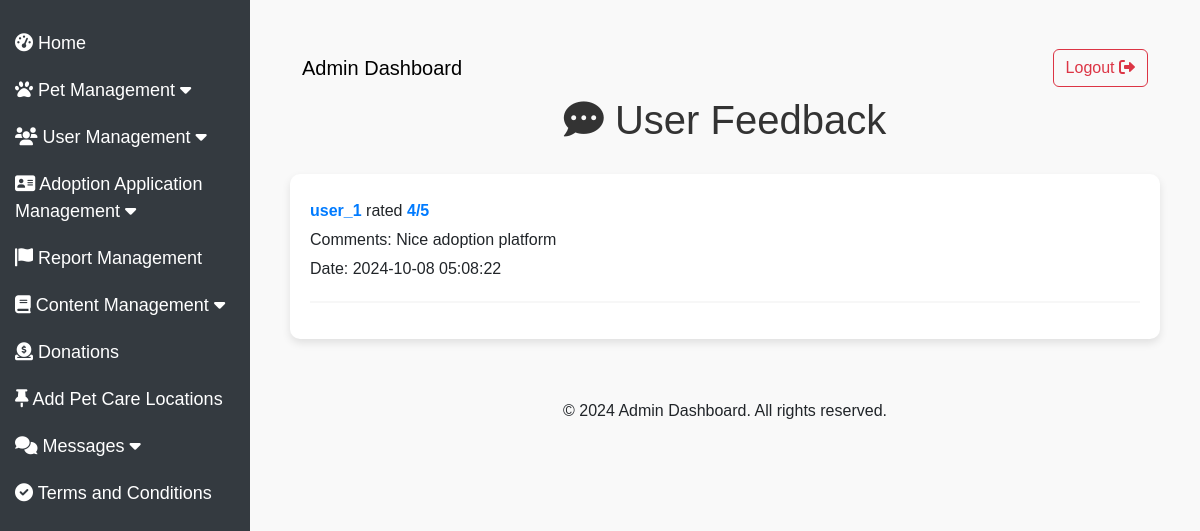
The page /Final/admin/admin_feedback.php (signed in) on the database its author committed.
### tables this page shows
CREATE TABLE `feedback` (
  `FeedbackID` int(11) NOT NULL,
  `UserID` int(11) NOT NULL,
  `Rating` int(1) DEFAULT NULL CHECK (`Rating` >= 1 and `Rating` <= 5),
  `Comments` text DEFAULT NULL,
  `FeedbackDate` timestamp NOT NULL DEFAULT current_timestamp()
);

CREATE TABLE `users` (
  `UserID` int(11) NOT NULL,
  `Username` varchar(50) NOT NULL,
  `PasswordHash` varchar(255) NOT NULL,
  `Email` varchar(100) NOT NULL,
  `PhoneNumber` varchar(15) DEFAULT NULL,
  `Address` text DEFAULT NULL,
  `ProfilePicture` varchar(255) DEFAULT NULL,
  `CreatedAt` timestamp NOT NULL DEFAULT current_timestamp()
);

### Final/admin/admin_feedback.php (the view, shortened to what this page needs)
<?php
include 'db.php';
include('partials/header_admin.php');
$sql = "SELECT f.Rating, f.Comments, f.FeedbackDate, u.Username FROM feedback f JOIN users u ON f.UserID = u.UserID ORDER BY f.FeedbackDate DESC";
$stmt = $pdo->query($sql);
$feedbacks = $stmt->fetchAll(PDO::FETCH_ASSOC);
?>
<!DOCTYPE html>
<html lang="en">
<head>
</head>
<body>
    <h1><i class="fa fa-commenting" aria-hidden="true"></i> User Feedback</h1>
    <?php if (!empty($feedbacks)): ?>
        <?php foreach ($feedbacks as $feedback): ?>
            <div class="feedback-container">
                <p><strong><?php echo htmlspecialchars($feedback['Username']); ?></strong> rated <strong><?php echo htmlspecialchars($feedback['Rating']); ?>/5</strong></p>
                <p>Comments: <?php echo htmlspecialchars($feedback['Comments']); ?></p>
                <p>Date: <?php echo htmlspecialchars($feedback['FeedbackDate']); ?></p>
                <hr>
            </div>
        <?php endforeach; ?>
    <?php else: ?>
        <p class="no-feedback">No feedback yet.</p>
    <?php endif; ?>
    <?php include('partials/footer_admin.php'); ?>
</body>
</html>

### Final/admin/partials/header_admin.php (style rules this page uses)
body { display: flex; min-height: 100vh; flex-direction: column; }

### Final/admin/admin_feedback.php (style rules this page uses)
body { font-family: Arial, sans-serif; background-color: #f9f9f9; padding: 20px; }
h1 { text-align: center; color: #333; margin-bottom: 30px; }
.feedback-container { background-color: #fff; padding: 20px; margin-bottom: 20px; border-radius: 10px; box-shadow: 0 4px 8px rgba(0, 0, 0, 0.1); }
.feedback-container p { margin: 5px 0; }
.feedback-container strong { color: #007bff; }
hr { border: 1px solid #ddd; margin-top: 20px; }

### rows shown on the page
feedback: UserID.Username "user_1", Rating "4", Comments "Nice adoption platform", FeedbackDate "2024-10-08 05:08:22"
